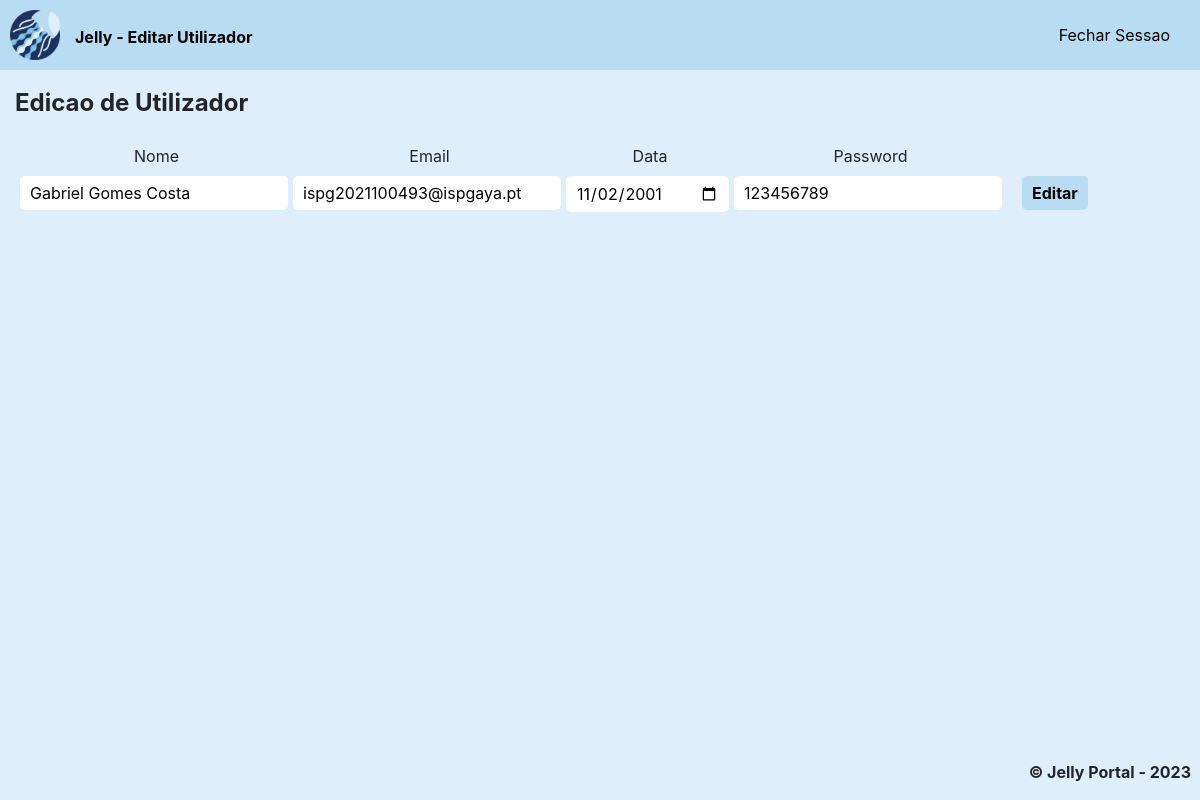
Page /perfil.php (signed in) on the committed database.
### tables this page shows
CREATE TABLE `utilizadores` (
  `codigo` int(4) NOT NULL,
  `nome` varchar(50) NOT NULL,
  `email` varchar(50) NOT NULL,
  `data` date NOT NULL,
  `password` varchar(50) NOT NULL,
  `cargo` varchar(50) NOT NULL
);

### perfil.php (the view, shortened to what this page needs)
<?php
if ($_SESSION['login'] == TRUE and $_SESSION['manager'] == FALSE) {
  include("db_connect.php");
  if ($_SERVER["REQUEST_METHOD"] === "POST") {
    $codigo = isset($_SESSION['codigo']) ? $_SESSION['codigo'] : 1014;
  } elseif ($_SERVER["REQUEST_METHOD"] === "GET") {
    $codigo = isset($_SESSION['codigo']) ? $_SESSION['codigo'] : 1014;
  }
?>
  <?php
  $query = "SELECT * FROM utilizadores WHERE codigo = $codigo";
  $result = mysqli_query($conn, $query);
  $row = mysqli_fetch_assoc($result);
  ?>
  <!DOCTYPE html>
  <html lang="pt">
  <head>
    <link href="bootstrap413/css/bootstrap.css" rel="stylesheet">
    <link rel="stylesheet" href="editar.css">
  </head>
  <body>
    <header>
      <nav>
        <ul>
          <img class=logo src="imagens/jellyfish.png">
          <a class=titulo>Jelly - Editar Utilizador</a>
        </ul>
        <div>
          <ul>
            <li>
              <a href="encerrar.php">Fechar Sessao</a>
            </li>
          </ul>
        </div>
      </nav>
    </header>
    <main>
      <div>
        <legend class=subtitulo>Edicao de Utilizador</legend>
      </div>
      <div>
        <form name="frmInserir" method="post" action="<?php echo htmlspecialchars($_SERVER["PHP_SELF"]); ?>">
          <div>
            <label for="nome">Nome </label>
            <div>
              <input name="nome" type="text" value="<?php echo $row['nome']; ?>" placeholder="Name" />
            </div>
          </div>
          <div>
            <label for="email">Email </label>
            <div>
              <input name="email" type="email" value="<?php echo $row['email']; ?>" placeholder="Email" />
            </div>
          </div>
          <div>
            <label for="data">Data </label>
            <div>
              <input name="data" type="date" value="<?php echo $row['data']; ?>" />
            </div>
          </div>
          <div>
            <label for="password">Password </label>
            <div>
              <input name="password" type="text" value="<?php echo $row['password']; ?>" />
            </div>
          </div>
          <div>
            <div>
              <div>
                <button name="alterar" type="submit">Editar</button>
              </div>
            </div>
          </div>
        </form>
      </div>
      <footer>
        <p class="copyright">&copy; Jelly Portal - 2023</p>
      </footer>
    </main>
  </body>
  </html>
<?php
} else {
  header('Location: login.php');
}
?>

### editar.css (style rules this page uses)
.logo { width: 50px; }
.titulo { padding-left: 15px; padding-top: 15px; font-weight: bold; }
.subtitulo { padding-left: 15px; padding-top: 15px; font-weight: bold; padding-bottom: 15px; }
.copyright { text-align: right; padding-right: 20px; font-weight: bold; position: fixed; bottom: 0; right: 0 }
button { background-color: #b8dcf2; font-weight: bold; margin-right: 5px; }

### rows in the picture
utilizadores: nome "Gabriel Gomes Costa", email "ispg2021100493@ispgaya.pt", data "11/02/2001", password "123456789"
